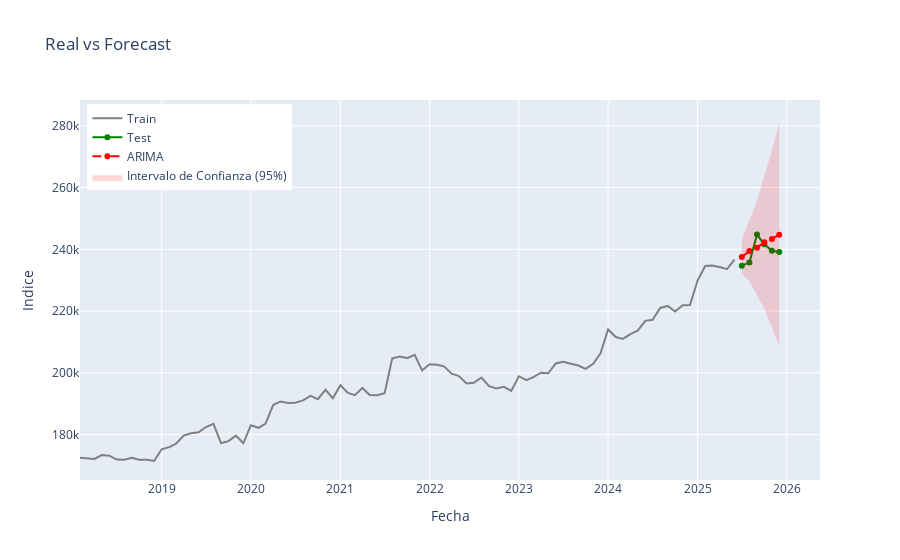

Write notebook code for a chart like this one.
### Code cell
# @title Realizar modelo ARIMA (4,2,1)


# Definimos el tamaño del test
test_size = 6

# Separamos los datos
train = df.iloc[:-test_size]
test = df.iloc[-test_size:]


# Ajustamos el modelo ARIMA
# Nota: Statsmodels maneja la diferenciación (d=1) internamente.
model = ARIMA(train['value'], order=(4, 3, 3))
results = model.fit()
print(results.summary())

# Realizamos el pronóstico para los pasos del Test set
# start: índice donde empieza el test, end: índice donde termina
forecast_object = results.get_forecast(steps=len(test))
forecast = forecast_object.predicted_mean
conf_int = forecast_object.conf_int(alpha=0.05) # 95% confianza

# Convertimos a DataFrame para facilitar el manejo
forecast_df = pd.DataFrame({
    'date': test.index,
    'actual': test['value'],
    'forecast': forecast.values,
    'lower_ci': conf_int.iloc[:, 0].values,
    'upper_ci': conf_int.iloc[:, 1].values
})
forecast_df.set_index('date', inplace=True)

# Cálculo de Métricas de Error
rmse = np.sqrt(mean_squared_error(test['value'], forecast))
mae = mean_absolute_error(test['value'], forecast)
mape = np.mean(np.abs((test['value'] - forecast) / test['value'])) * 100
print(f"\n--- Métricas de Evaluación en Test Set ---")
print(f"RMSE: {rmse:.4f}")
print(f"MAE: {mae:.4f}")
print(f"MAPE: {mape:.2f}%")



fig = go.Figure()
# Datos de Entrenamiento (Histórico)
# Mostramos solo los últimos años para que se vea bien el detalle del final
train_subset = train[train.index > '2018-01-01']

fig.add_trace(go.Scatter(
    x=train_subset.index, y=train_subset['value'],
    mode='lines', name='Train',
    line=dict(color='gray')
))

# Datos Reales (Test)
fig.add_trace(go.Scatter(
    x=test.index, y=test['value'],
    mode='lines+markers', name='Test',
    line=dict(color='green', width=2)
))

# Pronóstico del Modelo
fig.add_trace(go.Scatter(
    x=forecast_df.index, y=forecast_df['forecast'],
    mode='lines+markers', name='ARIMA',
    line=dict(color='red', dash='dash', width=2)
))

# Intervalos de Confianza
fig.add_trace(go.Scatter(
    x=forecast_df.index.tolist() + forecast_df.index[::-1].tolist(),
    y=forecast_df['upper_ci'].tolist() + forecast_df['lower_ci'][::-1].tolist(),
    fill='toself',
    fillcolor='rgba(255, 0, 0, 0.15)',
    line=dict(color='rgba(255,255,255,0)'),
    name='Intervalo de Confianza (95%)',
    hoverinfo="skip"
))

fig.update_layout(
    title='Real vs Forecast',
    xaxis_title='Fecha',
    yaxis_title='Indice',
    hovermode="x unified",
    legend=dict(yanchor="top", y=0.99, xanchor="left", x=0.01)
)

fig.show()
